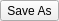
<?xml version="1.0" encoding="UTF-8"?>
<ui version="4.0">
	<class>MenuMainSessionSaveAsWidget</class>
	<widget class="QToolButton" name="pushButton">
		<property name="text">
			<string>Save As</string>
		</property>
		<property name="icon">
			<iconset theme=":/sprite/saveas_session_icon.png"/>
		</property>
		<property name="iconSize">
			 <size>
				  <width>16</width>
				  <height>16</height>
			 </size>
		</property>
		<property name="toolButtonStyle">
			<enum>Qt::ToolButtonTextBesideIcon</enum>
		</property>
	</widget>

 <resources/>
 <connections/>
</ui>
